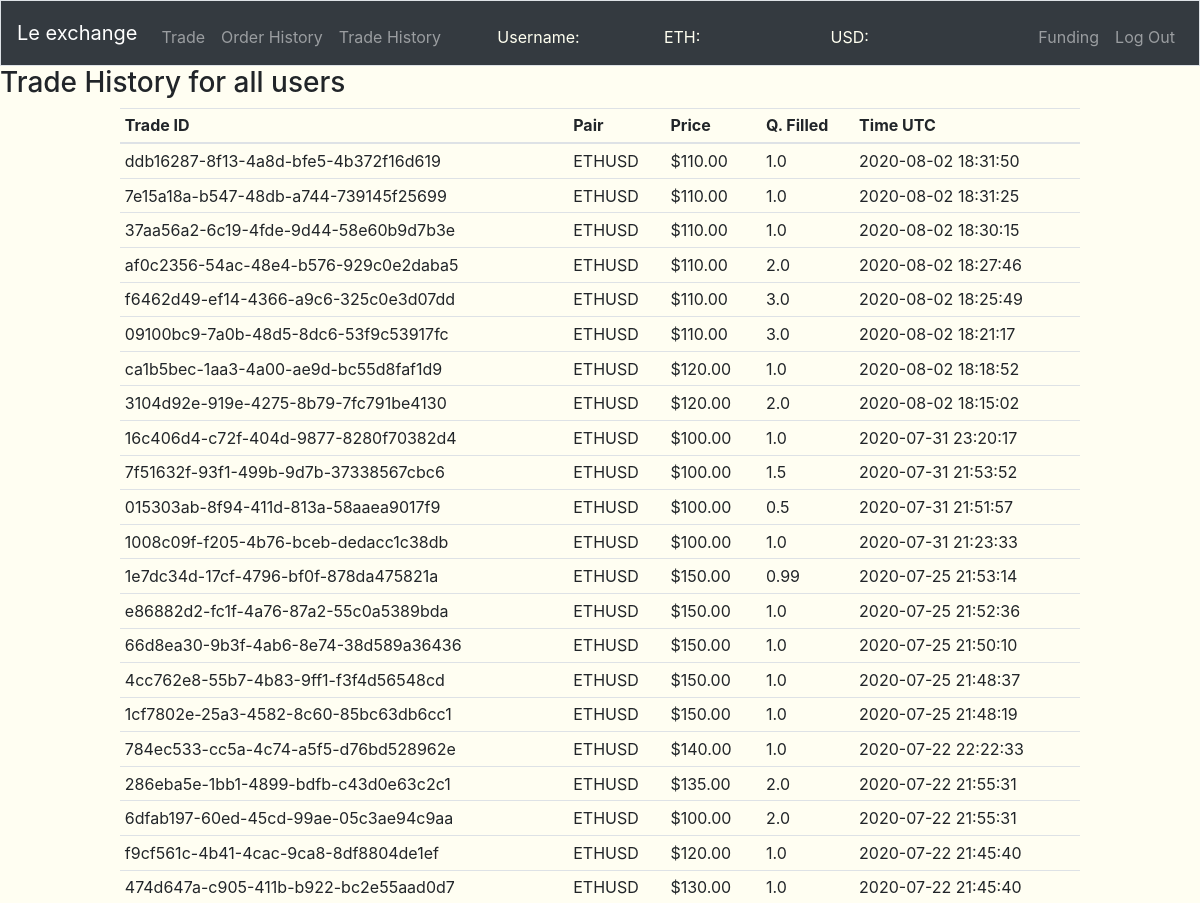
/trade-history (signed in, upper part), run on an earlier commit of the app's database.
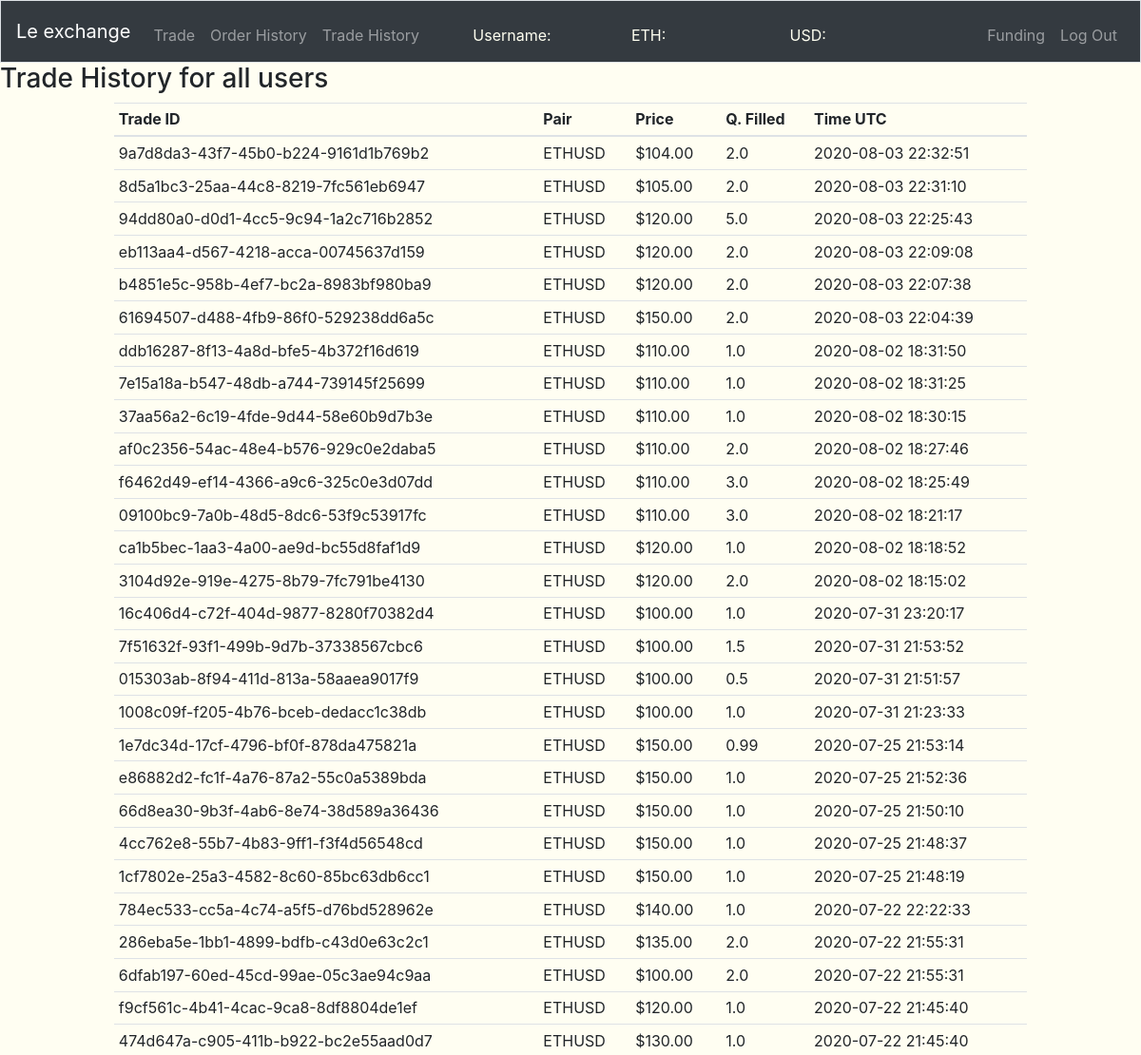
And on a later commit of the database.
### tables this page shows
CREATE TABLE "trade_history" (
	"trade_id"	VARCHAR(255),
	"pair"	VARCHAR(255) NOT NULL,
	"price"	REAL NOT NULL,
	"quantity"	REAL NOT NULL,
	"taker_order"	VARCHAR(255) NOT NULL,
	"maker_order"	VARCHAR(255) NOT NULL,
	"time"	INTEGER NOT NULL,
	PRIMARY KEY("trade_id")
);

### views.py (the view)
@app.route('/trade-history', methods=["GET"])
@login_required
def trade_history():
    trade_history = db.execute(
        "SELECT * FROM trade_history ORDER BY time DESC")
    return render_template("trade_history.html", trade_history=trade_history)

### app.py (called while the page is built)
@app.after_request
def after_request(response):
    response.headers["Cache-Control"] = "no-cache, no-store, must-revalidate"
    response.headers["Expires"] = 0
    response.headers["Pragma"] = "no-cache"
    return response

### helper.py (called while the page is built)
def login_required(f):
    @wraps(f)
    def decorated_function(*args, **kwargs):
        if session.get("user_id") is None:
            return redirect("/login"), 403
        return f(*args, **kwargs)
    return decorated_function

def usd(value):
    return f"${value:,.2f}"

def timeformater(time):
    return datetime.datetime.utcfromtimestamp(time)

### templates/trade_history.html (shortened to what this page needs)
{% extends "layout.html" %}
{% block main %}
<h3>Trade History for all users</h3>
<table class="table table-hover table-sm" style="width: 80%; margin-left: auto; margin-right: auto;">
  <thead s>
    <tr>
      <th scope="col">Trade ID</th>
      <th scope="col">Pair</th>
      <th scope="col">Price</th>
      <th scope="col">Q. Filled</th>
      <th scope="col">Time UTC</th>
    </tr>
  </thead>
  <tbody>
    {% for i in trade_history %}
      <tr>
        <td>{{i.trade_id}}</td>
        <td>{{i.pair}}</td>
        <td>{{i.price|usd}}</td>
        <td>{{i.quantity}}</td>
        <td>{{i.time|timeformater}}</td>
      </tr>
    {% endfor %}
  </tbody>
</table>
{% endblock %}

What changed in the data, as far as the page shows it:
added trade_history: trade_id "9a7d8da3-43f7-45b0-b224-9161d1b769b2", pair "ETHUSD", price "$104.00", quantity "2.0", time "2020-08-03 22:32:51"
added trade_history: trade_id "8d5a1bc3-25aa-44c8-8219-7fc561eb6947", pair "ETHUSD", price "$105.00", quantity "2.0", time "2020-08-03 22:31:10"
added trade_history: trade_id "94dd80a0-d0d1-4cc5-9c94-1a2c716b2852", pair "ETHUSD", price "$120.00", quantity "5.0", time "2020-08-03 22:25:43"
added trade_history: trade_id "eb113aa4-d567-4218-acca-00745637d159", pair "ETHUSD", price "$120.00", quantity "2.0", time "2020-08-03 22:09:08"
added trade_history: trade_id "b4851e5c-958b-4ef7-bc2a-8983bf980ba9", pair "ETHUSD", price "$120.00", quantity "2.0", time "2020-08-03 22:07:38"
added trade_history: trade_id "61694507-d488-4fb9-86f0-529238dd6a5c", pair "ETHUSD", price "$150.00", quantity "2.0", time "2020-08-03 22:04:39"
